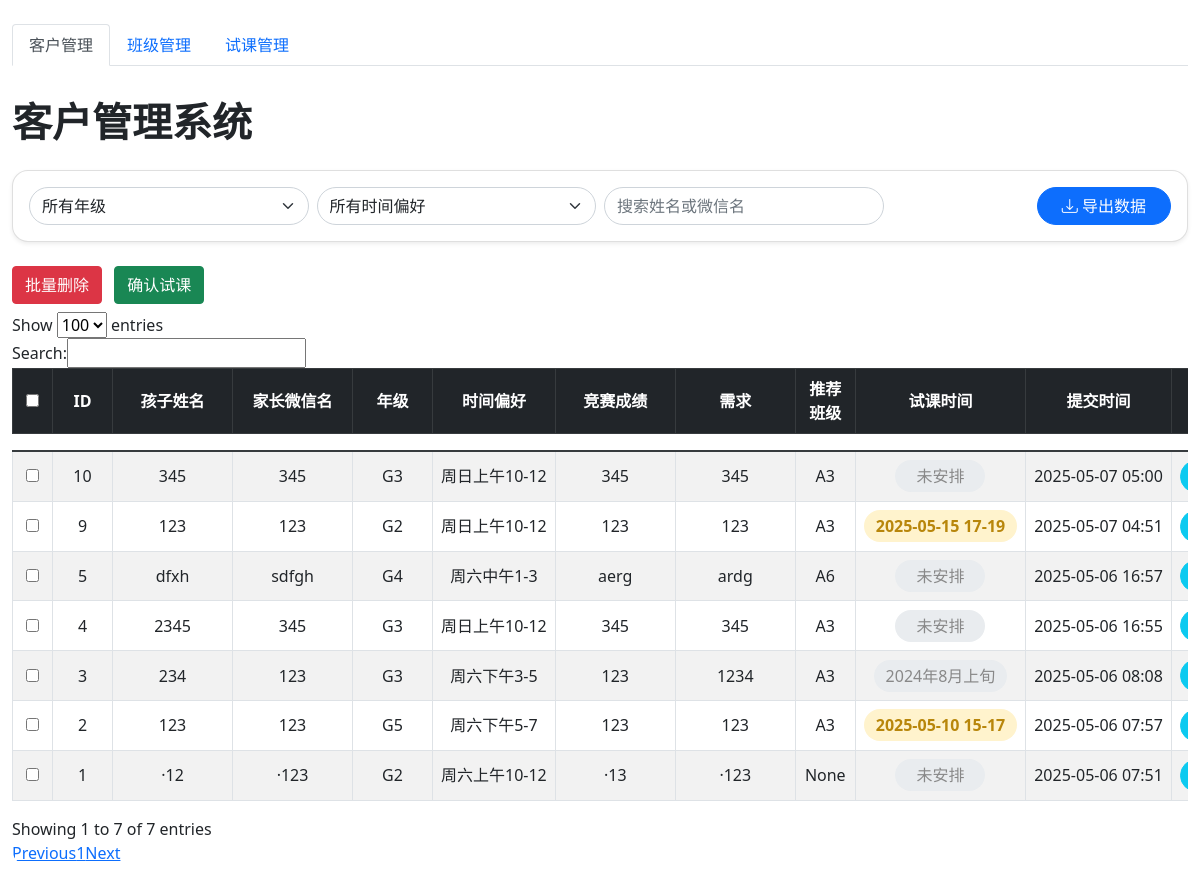
Before: /admin/dashboard with the older database file.
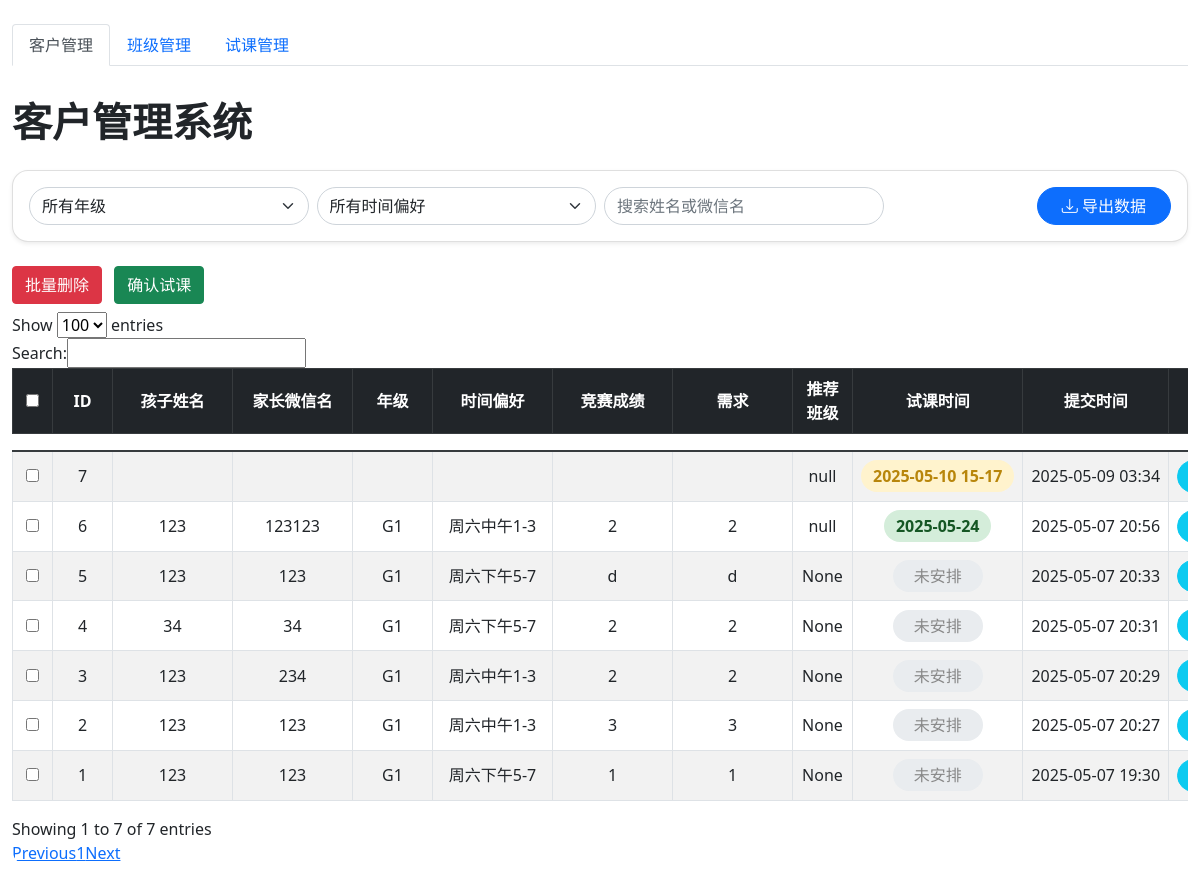
After: the same page with the newer database file.
### app.py (models this page shows)
class Customer(db.Model):
    id = db.Column(db.Integer, primary_key=True)
    child_name = db.Column(db.String(100), nullable=False)
    wechat_name = db.Column(db.String(100), nullable=False)
    grade = db.Column(db.String(50), nullable=False)
    preferred_time = db.Column(db.String(200))
    competition_experience = db.Column(db.Text)
    needs = db.Column(db.Text)
    recommended_class = db.Column(db.String(100))
    trial_class_time = db.Column(db.Date)  # 只存日期
    future_trial_time = db.Column(db.String(100))  # 未来预定字符串
    created_at = db.Column(db.DateTime, default=datetime.utcnow)

### app.py (the view)
@app.route('/admin/dashboard')
def admin_dashboard():
    customers = Customer.query.order_by(Customer.created_at.desc()).all()
    classes = ClassInfo.query.all()
    return render_template('admin_dashboard.html', customers=customers, classes=classes)

### templates/admin_dashboard.html (shortened to what the changed rows need)
<!DOCTYPE html>
<html lang="zh">
<head>
    <link href="https://cdn.jsdelivr.net/npm/bootstrap@5.1.0/dist/css/bootstrap.min.css" rel="stylesheet">
    <link href="https://cdn.jsdelivr.net/npm/datatables@1.10.18/media/css/jquery.dataTables.min.css" rel="stylesheet">
    <link rel="stylesheet" href="https://cdn.jsdelivr.net/npm/bootstrap-icons@1.10.5/font/bootstrap-icons.css">
</head>
<body>
<div class="container-fluid py-4">
    <div class="tab-content">
        <div class="tab-pane fade show active" id="customerPanel" role="tabpanel">
            <h2 class="mb-4 fw-bold display-6">客户管理系统</h2>
            <div class="table-responsive">
                <div style="overflow-x:auto;">
                    <table class="table table-striped table-hover table-bordered align-middle" id="customersTable" style="width:100%;">
                        <thead class="table-dark text-center">
                            <tr>
                                <th style="min-width:40px;"><input type="checkbox" id="selectAllCustomers"></th>
                                <th style="min-width:60px;">ID</th>
                                <th style="min-width:120px;">孩子姓名</th>
                                <th style="min-width:120px;">家长微信名</th>
                                <th style="min-width:80px;">年级</th>
                                <th style="min-width:120px;">时间偏好</th>
                                <th style="min-width:120px;">竞赛成绩</th>
                                <th style="min-width:120px;">需求</th>
                                <th style="min-width:40px;max-width:60px;">推荐班级</th>
                                <th style="min-width:120px;">试课时间</th>
                                <th style="min-width:120px;">提交时间</th>
                                <th style="min-width:140px;">操作</th>
                            </tr>
                        </thead>
                        <tbody class="text-center">
                            {% for customer in customers %}
                            <tr>
                                <td style="min-width:40px;"><input type="checkbox" class="customer-checkbox" value="{{ customer.id }}"></td>
                                <td style="min-width:60px;">{{ customer.id }}</td>
                                <td style="min-width:120px;">{{ customer.child_name }}</td>
                                <td style="min-width:120px;">{{ customer.wechat_name }}</td>
                                <td style="min-width:80px;">{{ customer.grade }}</td>
                                <td style="min-width:120px;">{{ customer.preferred_time }}</td>
                                <td class="competition-cell">{{ customer.competition_experience }}</td>
                                <td class="needs-cell">{{ customer.needs }}</td>
                                <td class="recommend-class-cell">{{ customer.recommended_class }}</td>
                                <td style="min-width:120px;"><span class="trial-time-cell">{{ customer.future_trial_time or customer.trial_class_time or '未安排' }}</span></td>
                                <td style="min-width:120px;">{{ customer.created_at.strftime('%Y-%m-%d %H:%M') }}</td>
                                <td style="min-width:140px;">
                                    <button class="btn btn-info btn-sm rounded-pill me-1 px-4" onclick="editCustomer({{ customer.id }})">
                                    </button>
                                </td>
                            </tr>
                            {% endfor %}
                        </tbody>
                    </table>
                </div>
            </div>
        </div>
    </div>
</div>
</body>
</html>

Changed rows visible on the page:
removed Customer: id "10", child_name "345", wechat_name "345", grade "G3", preferred_time "周日上午10-12", competition_experience "345", needs "345", recommended_class "A3", future_trial_time+trial_class_time "未安排", created_at "2025-05-07 05:00"
removed Customer: id "9", child_name "123", wechat_name "123", grade "G2", preferred_time "周日上午10-12", competition_experience "123", needs "123", recommended_class "A3", future_trial_time "2025-05-15 17-19", created_at "2025-05-07 04:51"
added Customer: id "7", recommended_class "null", future_trial_time "2025-05-10 15-17", created_at "2025-05-09 03:34"
added Customer: id "6", child_name "123", wechat_name "123123", grade "G1", preferred_time "周六中午1-3", competition_experience "2", needs "2", recommended_class "null", future_trial_time "2025-05-24", created_at "2025-05-07 20:56"
changed Customer id 5: child_name "dfxh" → "123"; wechat_name "sdfgh" → "123"; grade "G4" → "G1"; preferred_time "周六中午1-3" → "周六下午5-7"; competition_experience "aerg" → "d"; needs "ardg" → "d"; recommended_class "A6" → "None"; created_at "2025-05-06 16:57" → "2025-05-07 20:33"
changed Customer id 4: child_name "2345" → "34"; wechat_name "345" → "34"; grade "G3" → "G1"; preferred_time "周日上午10-12" → "周六下午5-7"; competition_experience "345" → "2"; needs "345" → "2"; recommended_class "A3" → "None"; created_at "2025-05-06 16:55" → "2025-05-07 20:31"
changed Customer id 3: child_name "234" → "123"; wechat_name "123" → "234"; grade "G3" → "G1"; preferred_time "周六下午3-5" → "周六中午1-3"; competition_experience "123" → "2"; needs "1234" → "2"; recommended_class "A3" → "None"; future_trial_time+trial_class_time "2024年8月上旬" → "未安排"; created_at "2025-05-06 08:08" → "2025-05-07 20:29"
changed Customer id 2: grade "G5" → "G1"; preferred_time "周六下午5-7" → "周六中午1-3"; competition_experience "123" → "3"; needs "123" → "3"; recommended_class "A3" → "None"; future_trial_time+trial_class_time "2025-05-10 15-17" → "未安排"; created_at "2025-05-06 07:57" → "2025-05-07 20:27"
changed Customer id 1: child_name "·12" → "123"; wechat_name "·123" → "123"; grade "G2" → "G1"; preferred_time "周六上午10-12" → "周六下午5-7"; competition_experience "·13" → "1"; needs "·123" → "1"; created_at "2025-05-06 07:51" → "2025-05-07 19:30"
